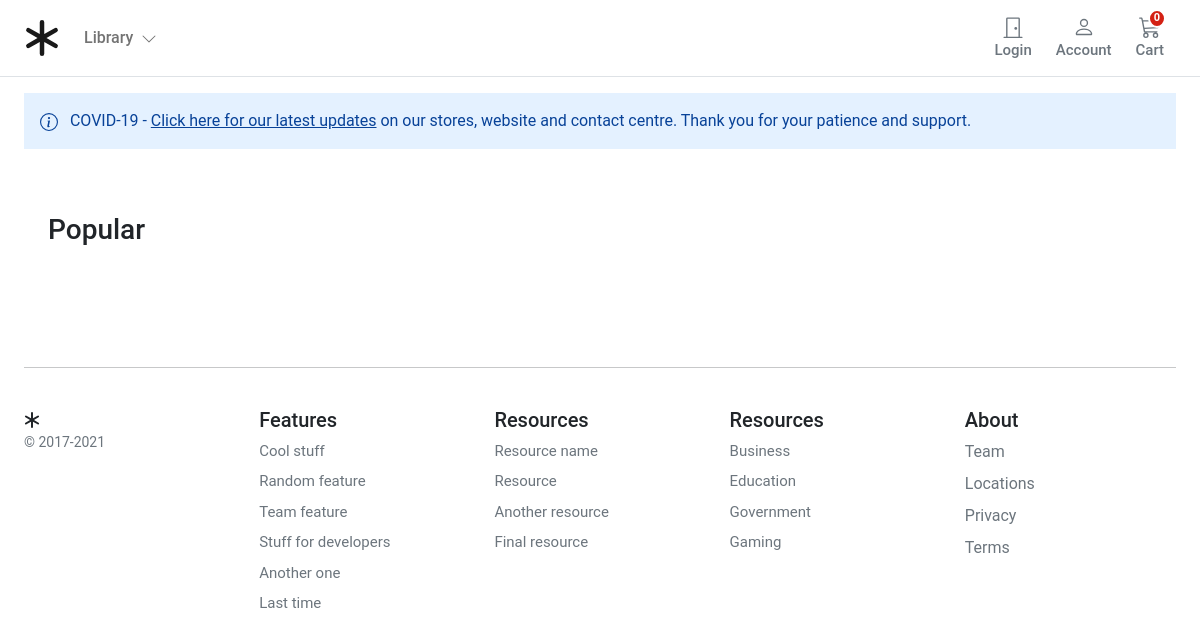
The app's page /, older data.
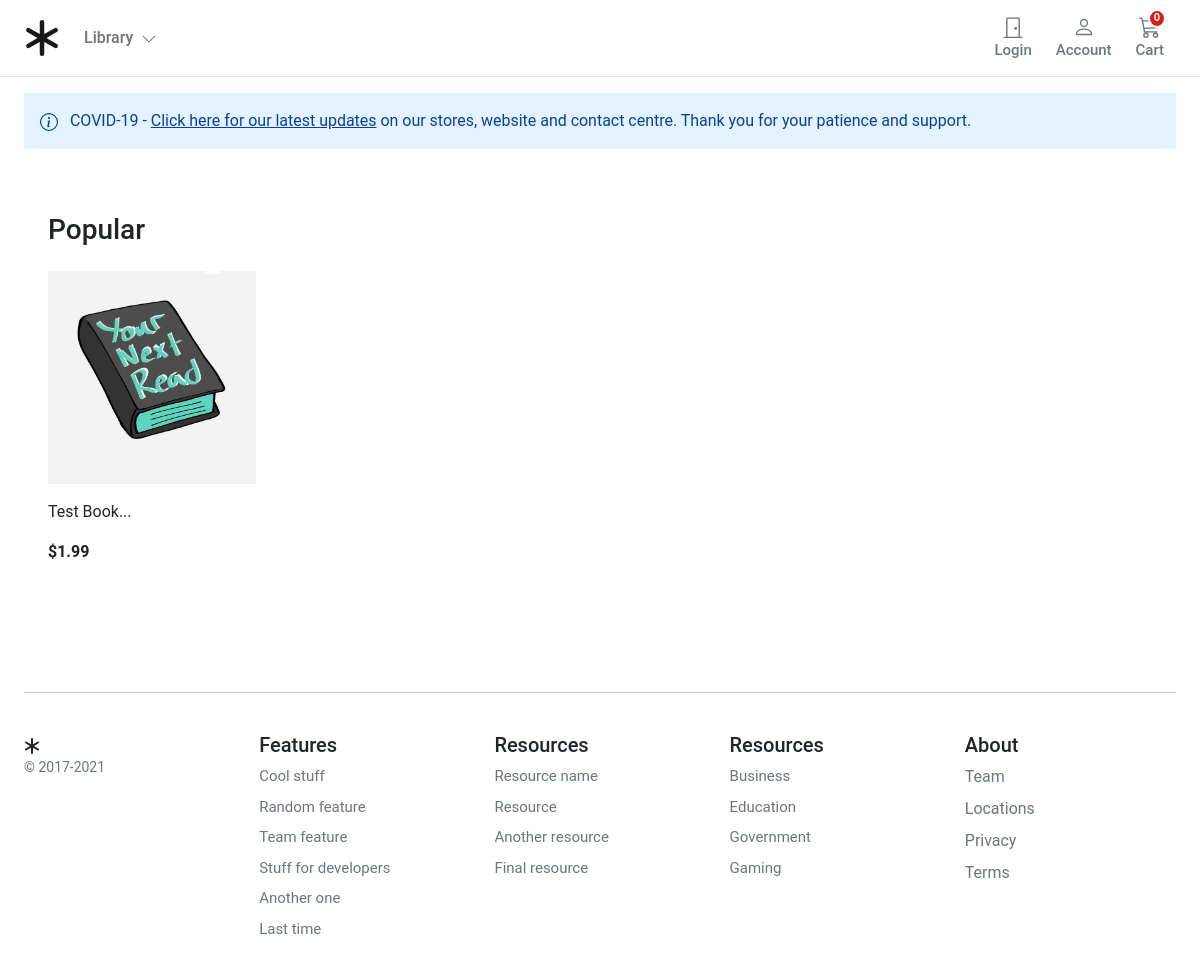
The same page, newer data.
### store/models.py (models this page shows, shortened)
class Product(models.Model):
    category = models.ForeignKey(Category, related_name='product', on_delete=models.CASCADE)
    created_by = models.ForeignKey(settings.AUTH_USER_MODEL, on_delete=models.CASCADE, related_name='product_creator')
    title = models.CharField(max_length=255)
    author = models.CharField(max_length=255, default='admin')
    description = models.TextField(blank=True)
    image = models.ImageField(upload_to='images/', default='images/default.png')
    slug = models.SlugField(max_length=255, unique=True)
    price = models.DecimalField(max_digits=10, decimal_places=2)
    in_stock = models.BooleanField(default=True)
    is_active = models.BooleanField(default=True)
    created = models.DateTimeField(auto_now_add=True)
    updated = models.DateTimeField(auto_now=True)
    objects = models.Manager()
    products = ProductManager()
    class Meta:
        verbose_name_plural = 'Products'
        ordering = ('-created',)
    def get_absolute_url(self):
        return reverse("store:product_detail", args=[self.slug])

### store/views.py (the view)
# urls.py: path('', views.product_all, name='product_all'),
def product_all(request):
    products = Product.products.all()
    return render(request, 'store/home.html', {'products': products })

### cart/cart.py (called while the page is built)
    def __len__(self):
        return sum(item['qty'] for item in self.cart.values())

### cart/context_processors.py (called while the page is built)
def cart(request):
    return {'cart': Cart(request)}

### store/context_processors.py (called while the page is built)
def categories(request):
    return {"categories": Category.objects.all()}

### store/models.py (called while the page is built)
    def get_queryset(self):
        return super(ProductManager, self).get_queryset().filter(is_active=True)

    def get_absolute_url(self):
        return reverse("store:category_list", args=[self.slug])

### templates/store/home.html (shortened to what this page needs)
{% extends "./base.html" %}
{% load static %}
{% block content %}
<main>
<div class="container">
    <div class="alert alert-primary fw600 rounded-0 border-0 py-3" role="alert">
        COVID-19 - <u>Click here for our latest updates</u> on our stores, website and contact centre. Thank you for your patience and support.
    </div>
    <div class="container">
        <div class="row">
            <div class="album py-5">
                <div class="pb-3">
                    <h1 class="h3">Popular</h1>
                </div>
            <div class="row row-cols-1 row-cols-sm-2 row-cols-md-5 g-3">
            {% for product in products %}
                <div class="col">
                    <div class="card border-0">
                        <img class="img-fluid" alt="Responsive image" src="{{ product.image.url }}">
                        <div class="card-body px-0">
                        <p class="card-text">
                            <a class="text-dark text-decoration-none" href="{{ product.get_absolute_url }}">{{ product.title|slice:":50" }}...</a>
                        </p>
                        <div class="fw-bold">${{product.price}}</div>
                        </div>
                    </div>
                </div>
            {% endfor %}
        </div>
        </div>
    </div>
</div>
</main>
{% endblock %}

Row changes from the older to the newer data that the page shows:
added Product: image (placeholder picture), title "Test Book", price "1.99"
